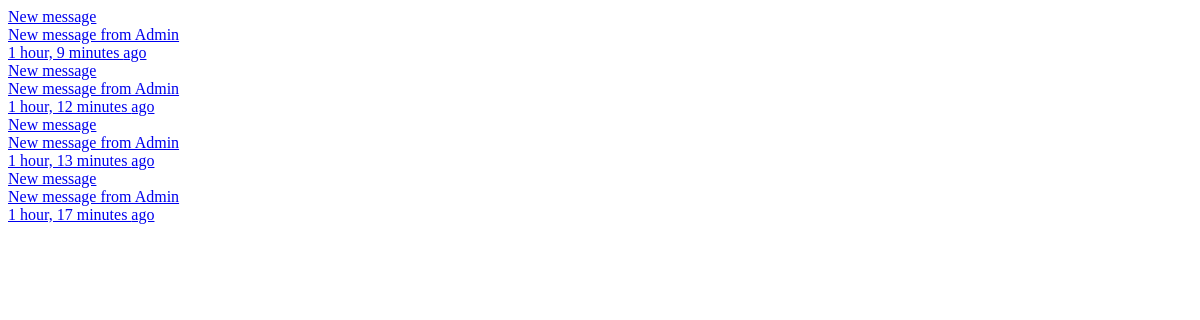
Page /notifications/api/recent/ (signed in) on the earlier database version.
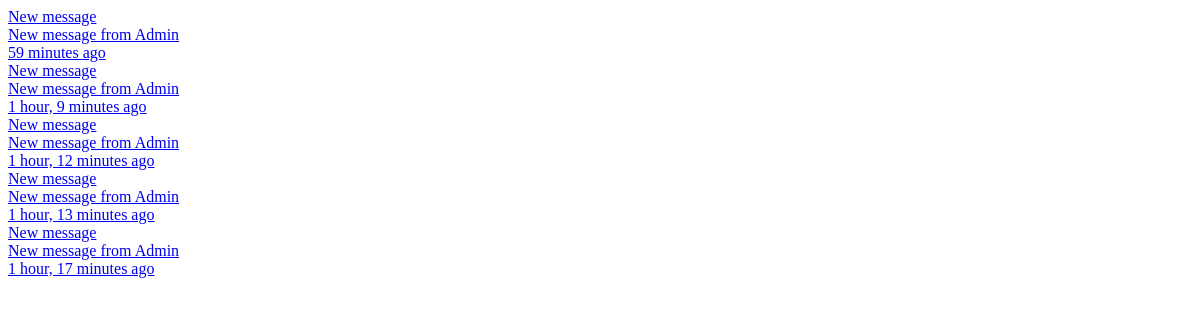
Same page on the later database version.
### notifications/models.py (models this page shows, shortened)
class Notification(models.Model):
    NOTIFICATION_TYPES = [
        ('booking_request', _('Booking Request')),
        ('booking_confirmed', _('Booking Confirmed')),
        ('booking_canceled', _('Booking Canceled')),
        ('message_received', _('Message Received')),
        ('review_received', _('Review Received')),
        ('listing_approved', _('Listing Approved')),
        ('payment_received', _('Payment Received')),
        ('system', _('System Notification')),
    ]
    user = models.ForeignKey(
        settings.AUTH_USER_MODEL,
        on_delete=models.CASCADE,
        related_name='notifications',
        verbose_name=_("User")
    )
    notification_type = models.CharField(
        _("Notification Type"),
        max_length=30,
        choices=NOTIFICATION_TYPES
    )
    title = models.CharField(_("Title"), max_length=255)
    message = models.TextField(_("Message"))
    is_read = models.BooleanField(_("Is Read"), default=False)
    booking = models.ForeignKey(
        'listings.Booking',
        on_delete=models.CASCADE,
        related_name='notifications',
        null=True,
        blank=True,
        verbose_name=_("Related Booking")
    )
    listing = models.ForeignKey(
        'listings.Listing',
        on_delete=models.CASCADE,
        related_name='notifications',
        null=True,
        blank=True,
        verbose_name=_("Related Listing")
    )
    conversation = models.ForeignKey(
        'chat.Conversation',
        on_delete=models.CASCADE,
        related_name='notifications',
        null=True,
        blank=True,
        verbose_name=_("Related Conversation")
    )
    review = models.ForeignKey(
        'listings.Review',
        on_delete=models.CASCADE,
        related_name='notifications',
        null=True,
        blank=True,
        verbose_name=_("Related Review")
    )
    created_at = models.DateTimeField(_("Created At"), auto_now_add=True)
    class Meta:
        verbose_name = _("Notification")
        verbose_name_plural = _("Notifications")
        ordering = ['-created_at']

### notifications/views.py (the view)
# urls.py: path('api/recent/', views.recent_notifications, name='recent_notifications'),
@login_required
def recent_notifications(request):
    notifications = request.user.notifications.all().order_by('-created_at')[:5]
    return render(request, 'notifications/partials/recent_notifications.html', {
        'notifications': notifications
    })

### notifications/templatetags/notify_tags.py (called while the page is built)
@register.filter
def notification_icon(notification_type):
    icons = {
        'booking_request': 'fas fa-calendar-plus',
        'booking_confirmed': 'fas fa-calendar-check',
        'booking_canceled': 'fas fa-calendar-times',
        'message_received': 'fas fa-envelope',
        'review_received': 'fas fa-star',
        'listing_approved': 'fas fa-check-circle',
        'payment_received': 'fas fa-dollar-sign',
        'system': 'fas fa-bell',
    }
    icon_class = icons.get(notification_type, 'fas fa-bell')
    return mark_safe(f'<i class="{icon_class}"></i>')

@register.filter
def notification_target_url(notification):
    if notification.booking:
        return f"/listings/bookings/{notification.booking.booking_reference}/"
    elif notification.conversation:
        return f"/chat/{notification.conversation.id}/"
    elif notification.listing:
        return f"/listings/{notification.listing.id}/"
    elif notification.review:
        return f"/listings/{notification.review.listing.id}/"
    return "/notifications/"

### notifications/templates/notifications/partials/recent_notifications.html (shortened to what this page needs)
{% load notify_tags %}
{% if notifications %}
    {% for notification in notifications %}
    <a href="{{ notification|notification_target_url }}" class="dropdown-item d-flex {% if not notification.is_read %}bg-light{% endif %}">
        <div>
            <div class="small fw-bold">{{ notification.title }}</div>
            <div class="small text-muted">{{ notification.message|truncatechars:70 }}</div>
            <div class="small text-muted">{{ notification.created_at|timesince }} ago</div>
        </div>
    </a>
    {% endfor %}
{% else %}
    <p class="dropdown-item text-muted small">No notifications</p>
{% endif %}

Differences in the rows shown:
added Notification: title "New message", message "New message from Admin", created_at "59 minutes"
